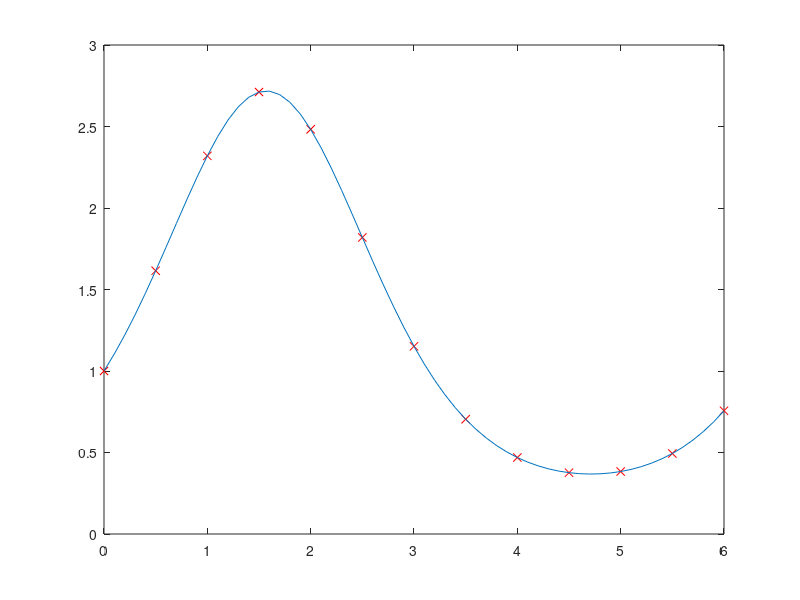

Recreate this plot in MATLAB. (Note: this script raises an error after producing the figure.)
x = linspace(0, 6, 13);
y = exp(sin(x));

plot(x, y, 'rx', 'DisplayName', 'Interpolation Points');
hold on;

x_f = 0:0.1:6;
y_f = exp(sin(x_f));
plot(x_f, y_f, 'DisplayName', 'f');

X = 0:0.1:6;
Y = newton(x, y, X);
plot(X, Y, 'DisplayName', 'N12f');

legend;